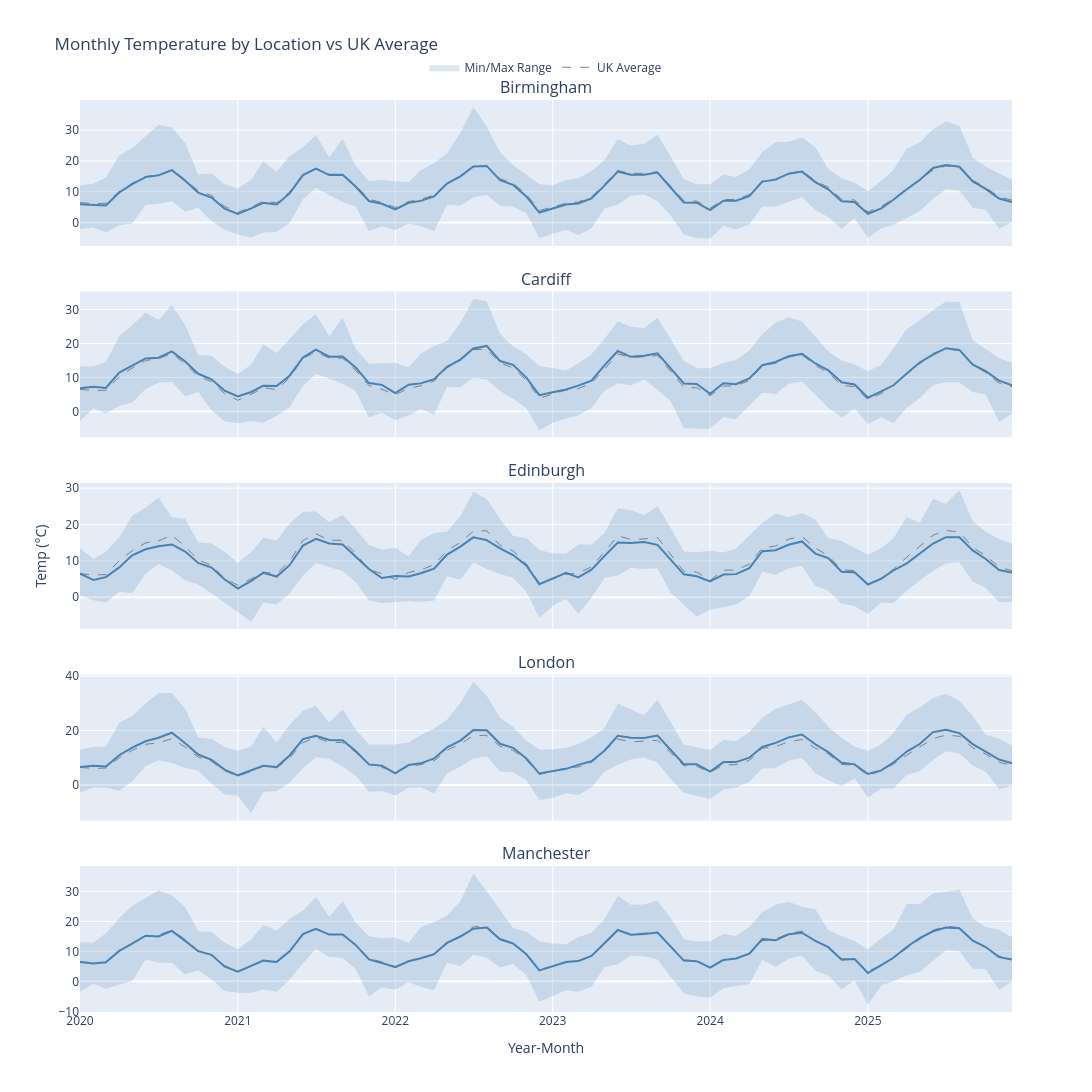

Write notebook code for a chart like this one.
### Code cell
import plotly.graph_objects as go
from plotly.subplots import make_subplots
import pandas as pd

# Create year-month
df['year_month'] = pd.to_datetime(df['year'].astype(str) + '-' + df['month'].astype(str) + '-01')

# Calculate stats - all locations and per location
monthly_all = df.groupby('year_month')['temperature_2m'].mean().reset_index()
monthly_all.columns = ['year_month', 'all_mean']

monthly_data = df.groupby(['year_month', 'location'])['temperature_2m'].agg(['mean', 'min', 'max']).reset_index()
monthly_data = monthly_data.merge(monthly_all, on='year_month')

# Get locations
locations = monthly_data['location'].unique()
n_locations = len(locations)

# Create subplots - vertical stack
fig = make_subplots(
    rows=n_locations, 
    cols=1,
    shared_xaxes=True,
    shared_yaxes=True,
    vertical_spacing=0.05,
    subplot_titles=locations
)

for i, location in enumerate(locations):
    loc_data = monthly_data[monthly_data['location'] == location].sort_values('year_month')
    row = i + 1
    
    # Min/Max range (shaded area)
    fig.add_trace(
        go.Scatter(
            x=pd.concat([loc_data['year_month'], loc_data['year_month'][::-1]]),
            y=pd.concat([loc_data['max'], loc_data['min'][::-1]]),
            fill='toself',
            fillcolor='rgba(70, 130, 180, 0.2)',
            line=dict(color='rgba(255,255,255,0)'),
            name='Min/Max Range',
            showlegend=(i == 0),
            hoverinfo='skip'
        ),
        row=row, col=1
    )
    
    # UK Average reference line
    fig.add_trace(
        go.Scatter(
            x=loc_data['year_month'],
            y=loc_data['all_mean'],
            mode='lines',
            line=dict(color='grey', width=1, dash='dash'),
            name='UK Average',
            showlegend=(i == 0),
            hovertemplate='UK Avg: %{y:.1f}°C<extra></extra>'
        ),
        row=row, col=1
    )
    
    # Location mean line
    fig.add_trace(
        go.Scatter(
            x=loc_data['year_month'],
            y=loc_data['mean'],
            mode='lines',
            line=dict(color='steelblue', width=2),
            name=location,
            showlegend=False,
            hovertemplate=(
                f'<b>{location}</b><br>' +
                'Date: %{x|%b %Y}<br>' +
                'Mean: %{y:.1f}°C<br>' +
                '<extra></extra>'
            )
        ),
        row=row, col=1
    )
    
    # Add min/max to hover with invisible traces
    fig.add_trace(
        go.Scatter(
            x=loc_data['year_month'],
            y=loc_data['max'],
            mode='lines',
            line=dict(color='rgba(0,0,0,0)'),
            showlegend=False,
            hovertemplate='Max: %{y:.1f}°C<extra></extra>'
        ),
        row=row, col=1
    )
    
    fig.add_trace(
        go.Scatter(
            x=loc_data['year_month'],
            y=loc_data['min'],
            mode='lines',
            line=dict(color='rgba(0,0,0,0)'),
            showlegend=False,
            hovertemplate='Min: %{y:.1f}°C<extra></extra>'
        ),
        row=row, col=1
    )

# Update layout
fig.update_layout(
    title='Monthly Temperature by Location vs UK Average',
    height=250 * n_locations,
    width=1200,
    hovermode='x unified',
    legend=dict(
        orientation='h',
        yanchor='bottom',
        y=1.02,
        xanchor='center',
        x=0.5
    )
)

# Update axes
fig.update_xaxes(title_text='Year-Month', row=n_locations, col=1)
fig.update_yaxes(title_text='Temp (°C)', row=3, col=1)

fig.show()
